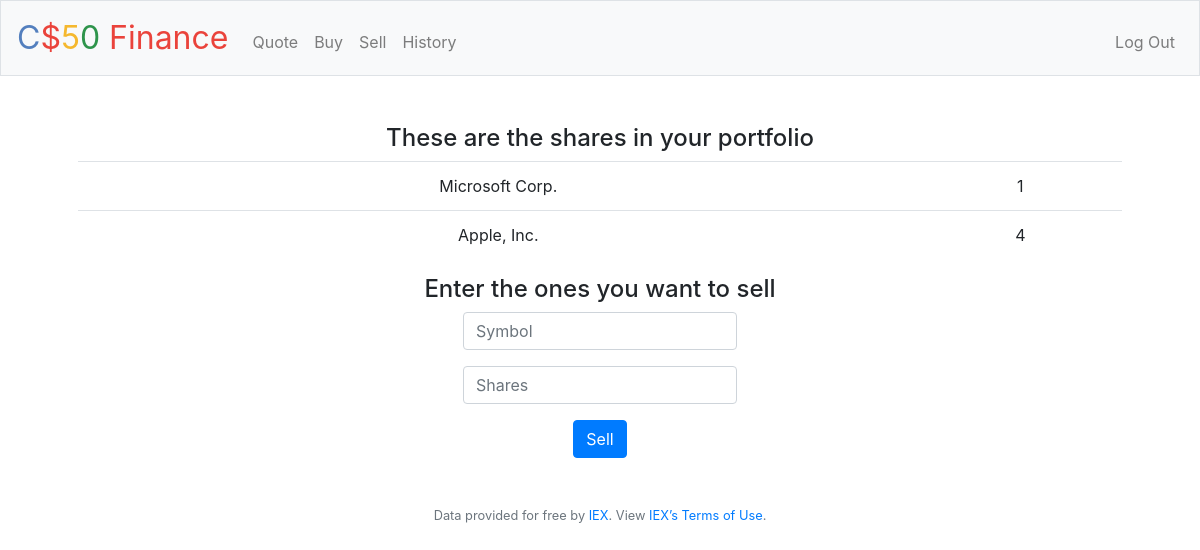
Page /sell (signed in) on the committed database.
### tables this page shows
CREATE TABLE 'portfolio' (
'id' INTEGER PRIMARY KEY,
'person_id' INT(255),
'quantity' INT(255),
'symbol' VARCHAR(255)
, name VARCHAR(255), price INT(255));

### pset8/finance/application.py (the view)
@app.route("/sell", methods=["GET", "POST"])
@login_required
def sell():
    if request.method == "POST":
        data = lookup(request.form.get("symbol"))
        symbol = request.form.get("symbol")
        numberShares = request.form.get("shares")
        price = data["price"]
        dbInfo = db.execute("SELECT * FROM users WHERE id=:uid", uid = session['user_id'])
        cash = (dbInfo[0]["cash"])
        value = price * int(numberShares)
        name = data["name"]
        portfolio = db.execute("SELECT * FROM portfolio WHERE person_id =:uid", uid = session['user_id'])
        holding = 0
        for row in portfolio:
            folioSymbol = row["symbol"]
            data = lookup(symbol)
            shares = row["quantity"]
            price = data["price"]
            total = shares * price
            if folioSymbol == symbol:
                holding = holding + shares
        if holding < int(numberShares):
            return apology("you dont have that many", 403)
        if not request.form.get("symbol"):
            return apology("must provide symbol", 403)
        elif data == None:
            return apology("symbol not found", 403)
        elif holding == 0 or holding == None:
            return apology("You dont have shares of that type", 403)
        elif not request.form.get("shares"):
            return apology("must provide number of shares", 403)
        elif int(numberShares) <= 0:
            return apology("must provide a positive number of shares", 403)
        else:
            newCash = cash + value
            db.execute("UPDATE users SET cash = :newCash WHERE id = :id", newCash=newCash, id=int(session['user_id']))
            if int(request.form.get("shares")) == holding:
                db.execute("DELETE  FROM portfolio WHERE person_id =:uid AND symbol=:symbol", uid = session['user_id'], symbol=request.form.get("symbol"))
            if int(numberShares) < holding:
                remainingShares = holding - int(numberShares)
                db.execute("UPDATE portfolio SET quantity = :quantity WHERE person_id =:uid AND symbol=:symbol", uid = session['user_id'], symbol=request.form.get("symbol"), quantity = remainingShares)
            now = datetime.now()
            date = now.strftime("%d/%m/%Y %H:%M:%S")
            negNumShares= int(numberShares) *-1
            db.execute("INSERT INTO transactions (person_id, quantity, symbol, price, transacted) VALUES (:person_id, :quantity, :symbol, :price, :transacted)",
                person_id = int(session['user_id']), quantity=negNumShares, symbol=request.form.get("symbol"), price=price, transacted=date)
        return redirect("/")
    else:
        userPortfolio = db.execute("SELECT name,quantity FROM portfolio WHERE person_id=:uid", uid = int(session['user_id']))
        return render_template("sell.html", portfolio = userPortfolio)

### pset8/finance/application.py (called while the page is built)
@app.after_request
def after_request(response):
    response.headers["Cache-Control"] = "no-cache, no-store, must-revalidate"
    response.headers["Expires"] = 0
    response.headers["Pragma"] = "no-cache"
    return response

### pset8/finance/helpers.py (called while the page is built)
def login_required(f):
    @wraps(f)
    def decorated_function(*args, **kwargs):
        if session.get("user_id") is None:
            return redirect("/login")
        return f(*args, **kwargs)
    return decorated_function

### pset8/finance/templates/sell.html (shortened to what this page needs)
{% extends "layout.html" %}
{% block main %}
<h4>These are the shares in your portfolio</h4>
<table class="table">
{% for row in portfolio %}
    <tr>
        <td>
           {{row.name}}
        </td>
        <td>
            {{row.quantity}}
        </td>
    </tr>
{% endfor %}
</table>
<h4>Enter the ones you want to sell</h4>
    <form action="/sell" method="post">
        <div class="form-group">
            <input autocomplete="off" autofocus class="form-control" name="symbol" placeholder="Symbol" type="text">
        </div>
         <div class="form-group">
            <input autocomplete="off" autofocus class="form-control" name="shares" placeholder="Shares" type="text">
        </div>
        <button class="btn btn-primary" type="submit">Sell</button>
    </form>
{% endblock %}

### pset8/finance/static/styles.css (style rules this page uses)
main .form-control { display: inline-block; width: auto; }

### rows in the picture
portfolio: name "Microsoft Corp.", quantity "1"
portfolio: name "Apple, Inc.", quantity "4"
